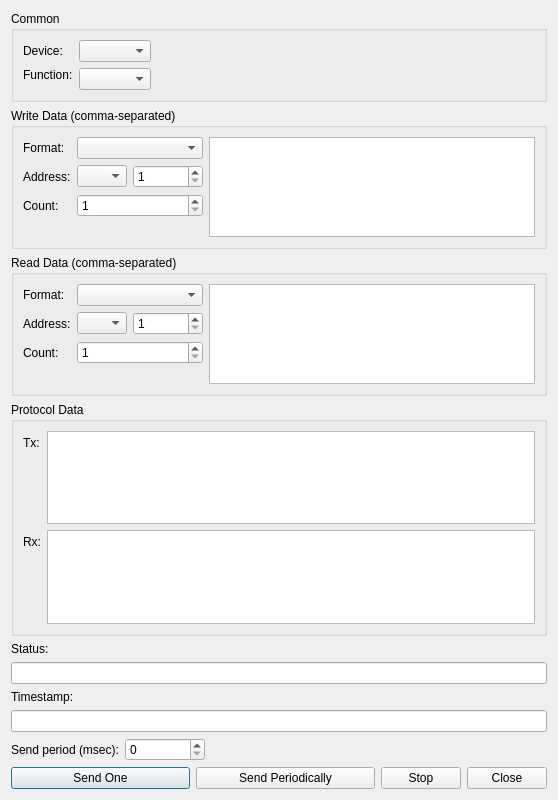
<?xml version="1.0" encoding="UTF-8"?>
<ui version="4.0">
 <class>mbClientDialogSendMessage</class>
 <widget class="QDialog" name="mbClientDialogSendMessage">
  <property name="geometry">
   <rect>
    <x>0</x>
    <y>0</y>
    <width>558</width>
    <height>800</height>
   </rect>
  </property>
  <property name="windowTitle">
   <string>Send Message</string>
  </property>
  <layout class="QVBoxLayout" name="verticalLayout">
   <item>
    <widget class="QGroupBox" name="grCommonParams">
     <property name="title">
      <string>Common</string>
     </property>
     <layout class="QGridLayout" name="gridLayout" columnstretch="0,0,0,0">
      <item row="1" column="0" colspan="2">
       <widget class="QLabel" name="label_9">
        <property name="text">
         <string>Function:</string>
        </property>
       </widget>
      </item>
      <item row="0" column="2">
       <widget class="QComboBox" name="cmbDevice"/>
      </item>
      <item row="0" column="0">
       <widget class="QLabel" name="label_8">
        <property name="text">
         <string>Device:</string>
        </property>
       </widget>
      </item>
      <item row="1" column="2" rowspan="2">
       <widget class="QComboBox" name="cmbFunction"/>
      </item>
      <item row="0" column="3">
       <spacer name="horizontalSpacer_2">
        <property name="orientation">
         <enum>Qt::Horizontal</enum>
        </property>
        <property name="sizeHint" stdset="0">
         <size>
          <width>40</width>
          <height>20</height>
         </size>
        </property>
       </spacer>
      </item>
     </layout>
    </widget>
   </item>
   <item>
    <widget class="QGroupBox" name="grWriteData">
     <property name="title">
      <string>Write Data (comma-separated)</string>
     </property>
     <layout class="QFormLayout" name="formLayout_4">
      <item row="0" column="0">
       <layout class="QFormLayout" name="formLayout_5">
        <item row="1" column="0">
         <widget class="QLabel" name="label_14">
          <property name="text">
           <string>Address:</string>
          </property>
         </widget>
        </item>
        <item row="1" column="1">
         <layout class="QHBoxLayout" name="horizontalLayout_7" stretch="0,1">
          <item>
           <widget class="QComboBox" name="cmbWriteAdrType">
            <property name="sizePolicy">
             <sizepolicy hsizetype="Minimum" vsizetype="Fixed">
              <horstretch>0</horstretch>
              <verstretch>0</verstretch>
             </sizepolicy>
            </property>
            <property name="maximumSize">
             <size>
              <width>50</width>
              <height>16777215</height>
             </size>
            </property>
           </widget>
          </item>
          <item>
           <widget class="QSpinBox" name="spWriteAddress">
            <property name="minimumSize">
             <size>
              <width>70</width>
              <height>0</height>
             </size>
            </property>
            <property name="minimum">
             <number>1</number>
            </property>
            <property name="maximum">
             <number>65536</number>
            </property>
           </widget>
          </item>
         </layout>
        </item>
        <item row="2" column="0">
         <widget class="QLabel" name="label_15">
          <property name="text">
           <string>Count:</string>
          </property>
         </widget>
        </item>
        <item row="2" column="1">
         <widget class="QSpinBox" name="spWriteCount">
          <property name="minimumSize">
           <size>
            <width>80</width>
            <height>0</height>
           </size>
          </property>
          <property name="minimum">
           <number>1</number>
          </property>
          <property name="maximum">
           <number>2100</number>
          </property>
         </widget>
        </item>
        <item row="0" column="0">
         <widget class="QLabel" name="label_13">
          <property name="text">
           <string>Format:</string>
          </property>
         </widget>
        </item>
        <item row="0" column="1">
         <widget class="QComboBox" name="cmbWriteFormat"/>
        </item>
       </layout>
      </item>
      <item row="0" column="1">
       <widget class="QPlainTextEdit" name="txtWriteData">
        <property name="minimumSize">
         <size>
          <width>0</width>
          <height>100</height>
         </size>
        </property>
        <property name="undoRedoEnabled">
         <bool>true</bool>
        </property>
        <property name="readOnly">
         <bool>false</bool>
        </property>
       </widget>
      </item>
     </layout>
    </widget>
   </item>
   <item>
    <widget class="QGroupBox" name="grReadData">
     <property name="title">
      <string>Read Data (comma-separated)</string>
     </property>
     <layout class="QFormLayout" name="formLayout_3">
      <item row="0" column="0">
       <layout class="QFormLayout" name="formLayout_2">
        <item row="1" column="0">
         <widget class="QLabel" name="label_11">
          <property name="text">
           <string>Address:</string>
          </property>
         </widget>
        </item>
        <item row="1" column="1">
         <layout class="QHBoxLayout" name="horizontalLayout_5" stretch="0,0">
          <item>
           <widget class="QComboBox" name="cmbReadAdrType">
            <property name="sizePolicy">
             <sizepolicy hsizetype="Minimum" vsizetype="Fixed">
              <horstretch>0</horstretch>
              <verstretch>0</verstretch>
             </sizepolicy>
            </property>
            <property name="maximumSize">
             <size>
              <width>50</width>
              <height>16777215</height>
             </size>
            </property>
           </widget>
          </item>
          <item>
           <widget class="QSpinBox" name="spReadAddress">
            <property name="minimumSize">
             <size>
              <width>70</width>
              <height>0</height>
             </size>
            </property>
            <property name="minimum">
             <number>1</number>
            </property>
            <property name="maximum">
             <number>65536</number>
            </property>
           </widget>
          </item>
         </layout>
        </item>
        <item row="2" column="0">
         <widget class="QLabel" name="label_12">
          <property name="text">
           <string>Count:</string>
          </property>
         </widget>
        </item>
        <item row="0" column="0">
         <widget class="QLabel" name="label_7">
          <property name="text">
           <string>Format:</string>
          </property>
         </widget>
        </item>
        <item row="0" column="1">
         <widget class="QComboBox" name="cmbReadFormat"/>
        </item>
        <item row="2" column="1">
         <widget class="QSpinBox" name="spReadCount">
          <property name="minimumSize">
           <size>
            <width>80</width>
            <height>0</height>
           </size>
          </property>
          <property name="minimum">
           <number>1</number>
          </property>
          <property name="maximum">
           <number>2100</number>
          </property>
         </widget>
        </item>
       </layout>
      </item>
      <item row="0" column="1">
       <widget class="QPlainTextEdit" name="txtReadData">
        <property name="minimumSize">
         <size>
          <width>0</width>
          <height>100</height>
         </size>
        </property>
        <property name="undoRedoEnabled">
         <bool>true</bool>
        </property>
        <property name="readOnly">
         <bool>false</bool>
        </property>
       </widget>
      </item>
     </layout>
    </widget>
   </item>
   <item>
    <widget class="QGroupBox" name="groupBox">
     <property name="title">
      <string>Protocol Data</string>
     </property>
     <layout class="QFormLayout" name="formLayout">
      <item row="0" column="0">
       <widget class="QLabel" name="label_6">
        <property name="text">
         <string>Tx:</string>
        </property>
       </widget>
      </item>
      <item row="0" column="1">
       <widget class="QPlainTextEdit" name="txtModbusTx">
        <property name="enabled">
         <bool>true</bool>
        </property>
        <property name="undoRedoEnabled">
         <bool>false</bool>
        </property>
        <property name="readOnly">
         <bool>true</bool>
        </property>
       </widget>
      </item>
      <item row="1" column="0">
       <widget class="QLabel" name="label_5">
        <property name="text">
         <string>Rx:</string>
        </property>
       </widget>
      </item>
      <item row="1" column="1">
       <widget class="QPlainTextEdit" name="txtModbusRx">
        <property name="enabled">
         <bool>true</bool>
        </property>
        <property name="undoRedoEnabled">
         <bool>false</bool>
        </property>
        <property name="readOnly">
         <bool>true</bool>
        </property>
       </widget>
      </item>
     </layout>
    </widget>
   </item>
   <item>
    <widget class="QLabel" name="label">
     <property name="text">
      <string>Status:</string>
     </property>
    </widget>
   </item>
   <item>
    <widget class="QLineEdit" name="lnStatus">
     <property name="readOnly">
      <bool>true</bool>
     </property>
    </widget>
   </item>
   <item>
    <widget class="QLabel" name="label_3">
     <property name="text">
      <string>Timestamp:</string>
     </property>
    </widget>
   </item>
   <item>
    <widget class="QLineEdit" name="lnTimestamp">
     <property name="readOnly">
      <bool>true</bool>
     </property>
    </widget>
   </item>
   <item>
    <layout class="QHBoxLayout" name="horizontalLayout_4">
     <item>
      <widget class="QLabel" name="label_10">
       <property name="text">
        <string>Send period (msec):</string>
       </property>
      </widget>
     </item>
     <item>
      <widget class="QSpinBox" name="spPeriod">
       <property name="minimumSize">
        <size>
         <width>80</width>
         <height>0</height>
        </size>
       </property>
       <property name="maximum">
        <number>100000000</number>
       </property>
       <property name="value">
        <number>0</number>
       </property>
      </widget>
     </item>
     <item>
      <spacer name="horizontalSpacer">
       <property name="orientation">
        <enum>Qt::Horizontal</enum>
       </property>
       <property name="sizeHint" stdset="0">
        <size>
         <width>40</width>
         <height>20</height>
        </size>
       </property>
      </spacer>
     </item>
    </layout>
   </item>
   <item>
    <layout class="QHBoxLayout" name="horizontalLayout_3" stretch="1,1,0,0">
     <item>
      <widget class="QPushButton" name="btnSendOne">
       <property name="text">
        <string>Send One</string>
       </property>
      </widget>
     </item>
     <item>
      <widget class="QPushButton" name="btnSendPeriodically">
       <property name="text">
        <string>Send Periodically</string>
       </property>
      </widget>
     </item>
     <item>
      <widget class="QPushButton" name="btnStop">
       <property name="text">
        <string>Stop</string>
       </property>
      </widget>
     </item>
     <item>
      <widget class="QPushButton" name="btnClose">
       <property name="text">
        <string>Close</string>
       </property>
      </widget>
     </item>
    </layout>
   </item>
  </layout>
 </widget>
 <resources/>
 <connections/>
</ui>
